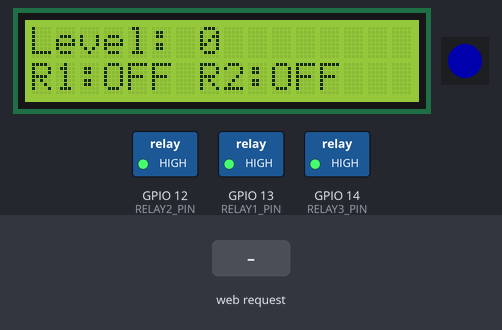
Simulated run of this sketch. Board: ESP32. Parts: 16×2 character LCD, 1 RGB LEDs in strip order, left to right, switched loads named in the sketch (green lamp = pin HIGH). The inputs (shaded band) are chosen by the test bench. Dim RGB values are drawn brighter than linear; what the sketch prints to the serial monitor is not drawn.

Above: at 1.2 s.
1.3 s: HTTP request GET /set?level=1 received
At 2.5 s:
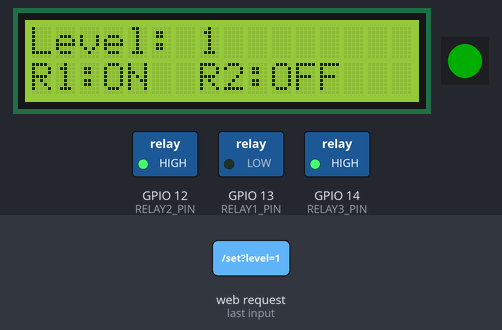
2.8 s: HTTP request GET /set?level=120 received
At 3.9 s:
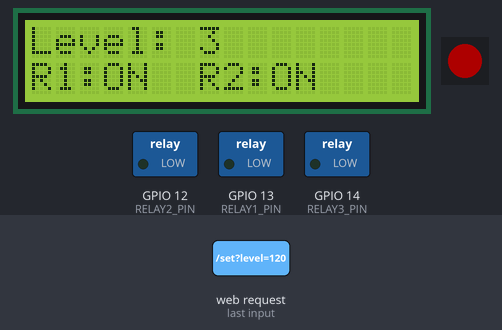
4.3 s: HTTP request GET /off received
At 5.0 s:
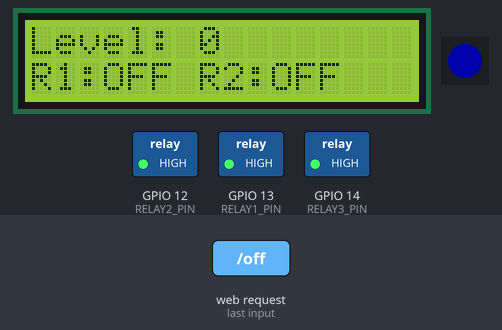
Timing chart, 0 to 7.3 s (numbered marks = the images above; inputs shaded):
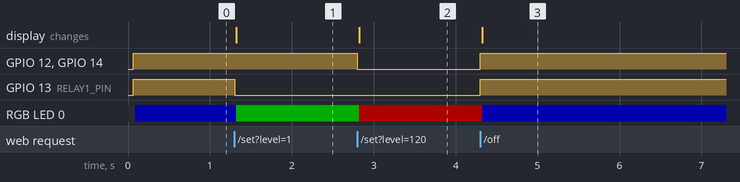

Measured:
- after the input at 1.3 s, GPIO 13 (RELAY1_PIN): HIGH → LOW at once; RGB LED 0: RGB(0, 0, 50) → RGB(0, 50, 0) at once; the display: changes at once (image 1)
- after the input at 2.8 s, GPIO 12 (RELAY2_PIN), GPIO 14 (RELAY3_PIN): HIGH → LOW at once; RGB LED 0: RGB(0, 50, 0) → RGB(50, 0, 0) at once; the display: changes at once (image 2)
- after the input at 4.3 s, GPIO 12 (RELAY2_PIN), GPIO 13 (RELAY1_PIN), GPIO 14 (RELAY3_PIN): LOW → HIGH at once; RGB LED 0: RGB(50, 0, 0) → RGB(0, 0, 50) at once; the display: changes at once (image 3)

The sketch:

dist2.ino
```cpp
#include <WiFi.h>
#include <WebServer.h>
#include <Adafruit_NeoPixel.h>
#include <Wire.h>
#include <LiquidCrystal_I2C.h>

const char* ssid = "Lobanov";
const char* password = "12345678";

WebServer server(80);

const int RELAY1_PIN = 13;
const int RELAY2_PIN = 12;
const int RELAY3_PIN = 14;

const int RGB_PIN = 48;
const int NUMPIXELS = 1;
Adafruit_NeoPixel pixels(NUMPIXELS, RGB_PIN, NEO_GRB + NEO_KHZ800);

#define I2C_SDA 21
#define I2C_SCL 20
LiquidCrystal_I2C lcd(0x27, 16, 2);

int currentLevel = 0;

void updateLCD() {
  lcd.clear();
  lcd.setCursor(0, 0);
  lcd.print("Level: ");
  lcd.print(currentLevel);

  lcd.setCursor(0, 1);
  lcd.print("R1:");
  lcd.print(currentLevel >= 1 ? "ON " : "OFF");
  lcd.print(" R2:");
  lcd.print(currentLevel >= 2 ? "ON " : "OFF");
}

void updateLedColor() {
  pixels.clear();
  if (currentLevel == 0) {
    pixels.setPixelColor(0, pixels.Color(0, 0, 255));   // Синий
  }
  else if (currentLevel == 1) {
    pixels.setPixelColor(0, pixels.Color(0, 255, 0));   // Зелёный
  }
  else if (currentLevel == 2) {
    pixels.setPixelColor(0, pixels.Color(255, 100, 0)); // Оранжевый
  }
  else {
    pixels.setPixelColor(0, pixels.Color(255, 0, 0));   // Красный
  }
  pixels.show();
}

void applyLevel(int level) {
  currentLevel = level;

  digitalWrite(RELAY1_PIN, currentLevel >= 1 ? LOW : HIGH);
  digitalWrite(RELAY2_PIN, currentLevel >= 2 ? LOW : HIGH);
  digitalWrite(RELAY3_PIN, currentLevel >= 3 ? LOW : HIGH);

  updateLedColor();
  updateLCD();
}

void setup() {
  Serial.begin(115200);

  // Инициализация LCD
  Wire.begin(I2C_SDA, I2C_SCL);
  lcd.init();
  lcd.backlight();

  // Инициализация Реле
  pinMode(RELAY1_PIN, OUTPUT);
  pinMode(RELAY2_PIN, OUTPUT);
  pinMode(RELAY3_PIN, OUTPUT);

  // Инициализация RGB
  pixels.begin();
  pixels.setBrightness(50);

  // Установка начального состояния (все выключено)
  applyLevel(0);

  WiFi.softAP(ssid, password);
  Serial.println("AP IP: " + WiFi.softAPIP().toString());

  // --- API ---

  server.on("/status", []() {
    String json = "{";
    json += "\"level\":" + String(currentLevel) + ",";
    json += "\"r1\":" + String(!digitalRead(RELAY1_PIN)) + ",";
    json += "\"r2\":" + String(!digitalRead(RELAY2_PIN)) + ",";
    json += "\"r3\":" + String(!digitalRead(RELAY3_PIN));
    json += "}";
    server.send(200, "application/json", json);
  });

  server.on("/set", []() {
    if (server.hasArg("level")) {
      int level = server.arg("level").toInt();
      if (level < 0) level = 0;
      if (level > 3) level = 3;
      applyLevel(level);
      server.send(200, "text/plain", "OK. Level set to " + String(level));
    } else {
      server.send(400, "text/plain", "Missing level");
    }
  });

  server.on("/off", []() {
    applyLevel(0);
    server.send(200, "text/plain", "OFF");
  });

  server.begin();
}

void loop() {
  server.handleClient();
}
```
